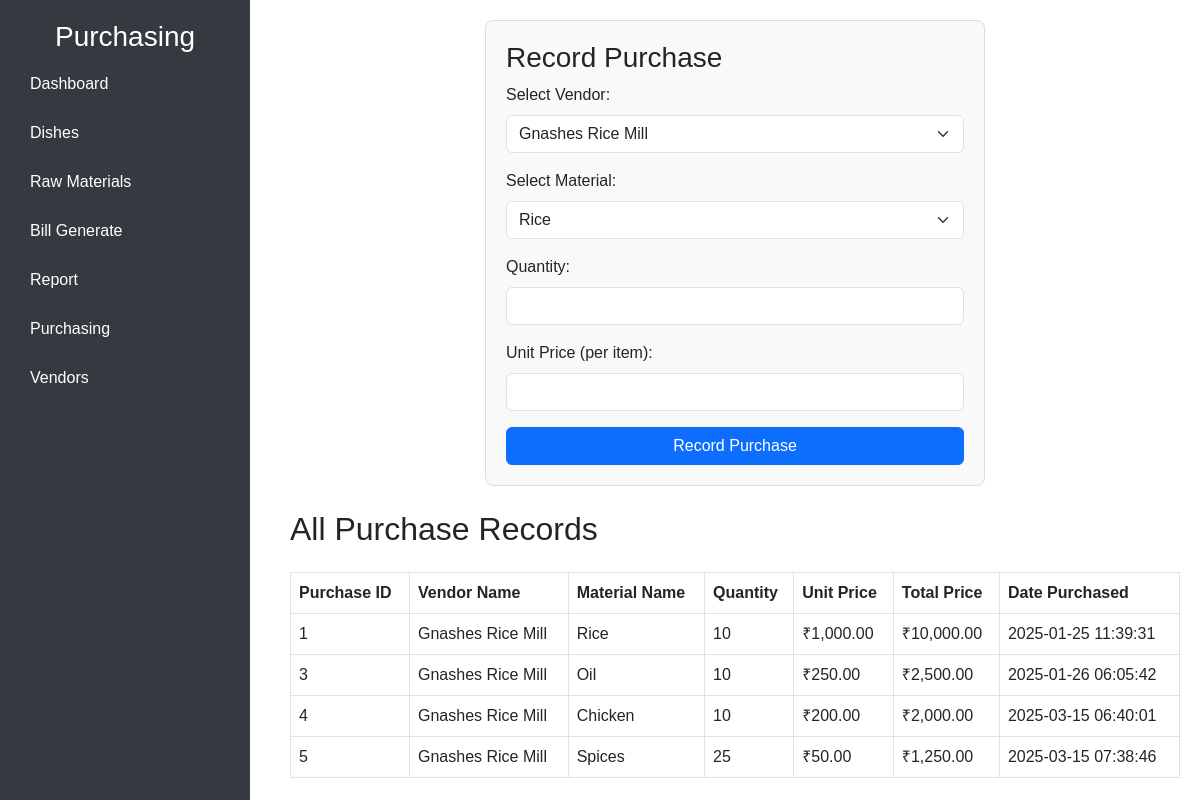
Screenshot of /purchasing.php with the database file from the repository.
### tables this page shows
CREATE TABLE `purchases` (
  `purchase_id` int(11) NOT NULL,
  `vendor_id` int(11) DEFAULT NULL,
  `material_id` int(11) DEFAULT NULL,
  `purchase_date` timestamp NOT NULL DEFAULT current_timestamp(),
  `quantity` int(11) NOT NULL,
  `unit_price` decimal(10,2) NOT NULL,
  `total_amount` decimal(10,2) GENERATED ALWAYS AS (`quantity` * `unit_price`) STORED
);

CREATE TABLE `vendors` (
  `vendor_id` int(11) NOT NULL,
  `name` varchar(255) NOT NULL,
  `contact_person` varchar(255) DEFAULT NULL,
  `contact_number` varchar(15) DEFAULT NULL,
  `email` varchar(100) DEFAULT NULL,
  `address` text DEFAULT NULL,
  `date_added` timestamp NOT NULL DEFAULT current_timestamp()
);

CREATE TABLE `raw_materials` (
  `material_id` int(11) NOT NULL,
  `name` varchar(255) NOT NULL,
  `stock_quantity` int(11) NOT NULL,
  `threshold` int(11) NOT NULL,
  `unit` varchar(50) NOT NULL,
  `date_added` date DEFAULT curdate()
);

### purchasing.php (the view, shortened to what this page needs)
<?php
$servername = "localhost";
$username = "root";
$password = "";
$dbname = "restaurant_db";
$conn = new mysqli($servername, $username, $password, $dbname);
$vendorsQuery = "SELECT * FROM vendors";
$vendorsResult = $conn->query($vendorsQuery);
$materialsQuery = "SELECT * FROM raw_materials";
$materialsResult = $conn->query($materialsQuery);
$purchasesQuery = "SELECT p.*, v.name AS vendor_name, rm.name AS material_name
                   FROM purchases p
                   JOIN vendors v ON p.vendor_id = v.vendor_id
                   JOIN raw_materials rm ON p.material_id = rm.material_id";
$purchasesResult = $conn->query($purchasesQuery);
?>
<!DOCTYPE html>
<html lang="en">
<head>
    <link href="https://cdn.jsdelivr.net/npm/bootstrap@5.3.0/dist/css/bootstrap.min.css" rel="stylesheet">
</head>
<body>
    <div class="sidebar">
        <h3 class="text-center">Purchasing</h3>
        <a href="index.php">Dashboard</a>
        <a href="dish.php">Dishes</a>
        <a href="rawmaterial.php">Raw Materials</a>
        <a href="orderitem.php">Bill Generate</a>
        <a href="report.php">Report</a>
        <a href="purchasing.php">Purchasing</a>
        <a href="vendor.php">Vendors</a>
    </div>
    <div class="main-content">
        <div class="form-container">
            <h3>Record Purchase</h3>
            <form method="POST" action="">
                <div class="mb-3">
                    <label for="vendor" class="form-label">Select Vendor:</label>
                    <select name="vendor_id" id="vendor" class="form-select" required>
                        <?php
                        if ($vendorsResult->num_rows > 0) {
                            while ($row = $vendorsResult->fetch_assoc()) {
                                echo "<option value='".$row['vendor_id']."'>".$row['name']."</option>";
                            }
                        } else {
                            echo "<option value=''>No vendors available</option>";
                        }
                        ?>
                    </select>
                </div>
                <div class="mb-3">
                    <label for="material" class="form-label">Select Material:</label>
                    <select name="material_id" id="material" class="form-select" required>
                        <?php
                        if ($materialsResult->num_rows > 0) {
                            while ($row = $materialsResult->fetch_assoc()) {
                                echo "<option value='".$row['material_id']."'>".$row['name']."</option>";
                            }
                        } else {
                            echo "<option value=''>No materials available</option>";
                        }
                        ?>
                    </select>
                </div>
                <div class="mb-3">
                    <label for="quantity" class="form-label">Quantity:</label>
                    <input type="number" class="form-control" name="quantity" id="quantity" min="1" required>
                </div>
                <div class="mb-3">
                    <label for="unit_price" class="form-label">Unit Price (per item):</label>
                    <input type="number" class="form-control" name="unit_price" id="unit_price" min="0.01" step="0.01" required>
                </div>
                <button type="submit" class="btn btn-primary w-100">Record Purchase</button>
            </form>
        </div>
        <h2 class="my-4">All Purchase Records</h2>
        <div class="table-container">
            <table class="table table-bordered">
                <thead>
                    <tr>
                        <th>Purchase ID</th>
                        <th>Vendor Name</th>
                        <th>Material Name</th>
                        <th>Quantity</th>
                        <th>Unit Price</th>
                        <th>Total Price</th>
                        <th>Date Purchased</th>
                    </tr>
                </thead>
                <tbody>
                    <?php
                    if ($purchasesResult->num_rows > 0) {
                        while ($row = $purchasesResult->fetch_assoc()) {
                            $totalPrice = $row['quantity'] * $row['unit_price'];
                            echo "<tr>
                                    <td>".$row['purchase_id']."</td>
                                    <td>".$row['vendor_name']."</td>
                                    <td>".$row['material_name']."</td>
                                    <td>".$row['quantity']."</td>
                                    <td>₹".number_format($row['unit_price'], 2)."</td>
                                    <td>₹".number_format($totalPrice, 2)."</td>
                                    <td>".$row['purchase_date']."</td>
                                  </tr>";
                        }
                    } else {
                        echo "<tr><td colspan='7' class='text-center'>No purchase records found.</td></tr>";
                    }
                    ?>
                </tbody>
            </table>
        </div>
    </div>
</body>
</html>

### purchasing.php (style rules this page uses)
body { font-family: Arial, sans-serif; margin: 0; padding: 0; display: flex; min-height: 100vh; }
.sidebar { width: 250px; background-color: #343a40; color: white; padding: 20px; position: fixed; height: 100vh; overflow-y: auto; }
.sidebar a { color: white; text-decoration: none; display: block; padding: 10px; margin: 5px 0; border-radius: 5px; transition: background-color 0.3s; }
.main-content { margin-left: 270px; flex: 1; padding: 20px; }
.form-container { max-width: 500px; margin: 0 auto; padding: 20px; border: 1px solid #ddd; border-radius: 8px; background-color: #f9f9f9; }
.table-container { margin-top: 20px; }

### rows the page displays
purchases: purchase_id "1", vendor.name "Gnashes Rice Mill", material.name "Rice", quantity "10", unit_price "1,000.00", totalPrice "10,000.00", purchase_date "2025-01-25 11:39:31"
purchases: purchase_id "3", vendor.name "Gnashes Rice Mill", material.name "Oil", quantity "10", unit_price "250.00", totalPrice "2,500.00", purchase_date "2025-01-26 06:05:42"
purchases: purchase_id "4", vendor.name "Gnashes Rice Mill", material.name "Chicken", quantity "10", unit_price "200.00", totalPrice "2,000.00", purchase_date "2025-03-15 06:40:01"
purchases: purchase_id "5", vendor.name "Gnashes Rice Mill", material.name "Spices", quantity "25", unit_price "50.00", totalPrice "1,250.00", purchase_date "2025-03-15 07:38:46"

### other values shown
form field vendor_id "Gnashes Rice Mill"
form field material_id "Rice"
